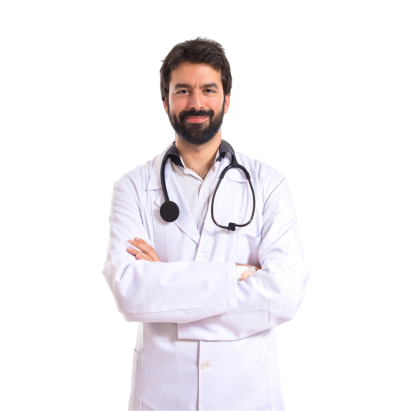
#> input picture pixel-manipulation/photo.png, 411 x 411 px
$ python main.py
#> lines starting #> are read from the running program, lines starting #| are printed output that depends on the picture
#> the answer given: 1
#> the answer given: photo.png
#> the answer given: out.png
#> the answer given: 3
### pixel-manipulation/encryptor.py
from PIL import Image
import random

def encrypt_image(input_path, output_path, key):
#> called with input_path = 'photo.png', output_path = 'out.png', key = 3
    image = Image.open(input_path).convert("RGBA")
#> image is the input picture: PIL image 411x411 RGBA; mean R, G, B, A 64.7, 61.7, 64.1, 75.4
    pixels = list(image.getdata())
#> pixels = 168921 items

    random.seed(key)
    random.shuffle(pixels)  # Swap pixel positions randomly

    # Apply XOR to scramble colors
    encrypted_pixels = [
        ((r ^ key) % 256, (g ^ key) % 256, (b ^ key) % 256, a)
        for (r, g, b, a) in pixels
    ]
#> encrypted_pixels = 168921 items

    encrypted_img = Image.new("RGBA", image.size)
#> encrypted_img: PIL image 411x411 RGBA; every value is 0
    encrypted_img.putdata(encrypted_pixels)
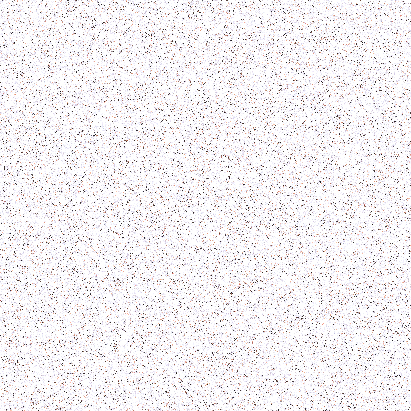
#> encrypted_img: PIL image 411x411 RGBA; mean R, G, B, A 66.7, 63.8, 66.2, 75.4; transparent parts drawn white
    encrypted_img.save(output_path)
    print(f"Encrypted image saved as {output_path}")

# [23 lines left out: function decrypt_image, not called in this run]

### pixel-manipulation/main.py
from encryptor import encrypt_image, decrypt_image

def main():
    print("=== Image Encryption Tool ===")
    print("1. Encrypt an image")
    print("2. Decrypt an image")

    choice = input("Choose an option (1/2): ").strip()

    input_path = input("Enter input image path: ")
    output_path = input("Enter output image path: ")

    try:
        key = int(input("Enter encryption/decryption key (integer): "))
    except ValueError:
        print("Invalid key! Must be an integer.")
        return

    if choice == "1":
        encrypt_image(input_path, output_path, key)
    elif choice == "2":
        decrypt_image(input_path, output_path, key)
    else:
        print("Invalid choice!")

if __name__ == "__main__":
    main()
